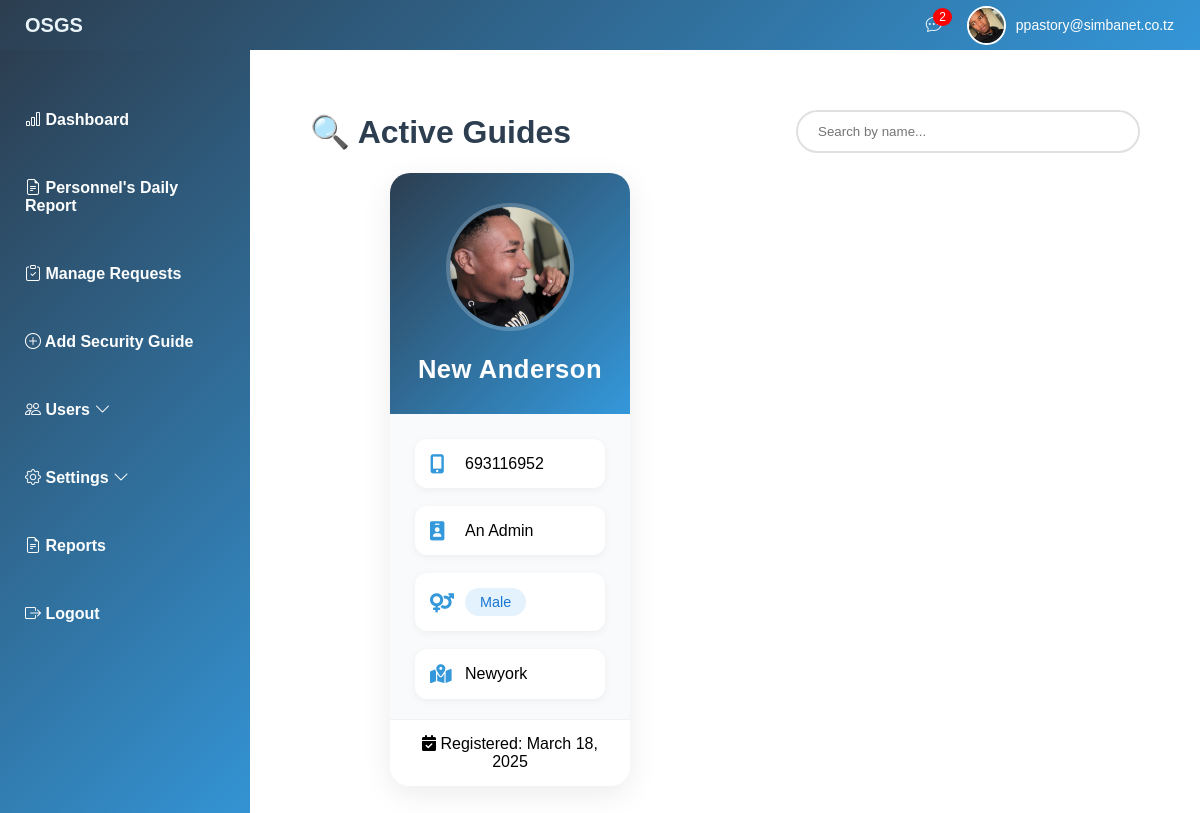
/admin/view_admins.php (signed in), run on the app's committed database.
### tables this page shows
CREATE TABLE `hiring_requests` (
  `BookingNumber` int(20) NOT NULL,
  `id` int(11) NOT NULL,
  `first_name` varchar(100) DEFAULT NULL,
  `last_name` varchar(100) DEFAULT NULL,
  `email` varchar(100) DEFAULT NULL,
  `phone` varchar(20) DEFAULT NULL,
  `requirement_number` int(11) DEFAULT NULL,
  `shift` varchar(50) DEFAULT NULL,
  `gender` varchar(20) DEFAULT NULL,
  `address` text DEFAULT NULL,
  `created_at` timestamp NOT NULL DEFAULT current_timestamp(),
  `requested_date` timestamp NOT NULL DEFAULT current_timestamp(),
  `status` enum('Pending','Approved','Rejected') DEFAULT 'Pending',
  `role` varchar(22) NOT NULL DEFAULT 'personnel',
  `registration_date` date DEFAULT NULL,
  `id_type` varchar(50) DEFAULT NULL,
  `id_number` varchar(50) DEFAULT NULL,
  `id_image` varchar(255) DEFAULT NULL,
  `password` varchar(255) DEFAULT NULL,
  `first_login` tinyint(1) DEFAULT 1,
  `token_display` varchar(255) NOT NULL
);

### admin/view_admins.php (the view, shortened to what this page needs)
<?php include 'header.php'; ?>
<?php include '../db_connection.php'; ?>
<div class="content-header">
    <h2>🔍 Active Guides</h2>
    <div class="search-container">
        <input type="text" id="searchInput" placeholder="Search by name..." class="search-box">
    </div>
</div>
<div class="personnel-grid">
    <?php
    $query = "SELECT
                id,
                CONCAT(first_name, ' ', last_name) AS fullname,
                phone,
                role,
                gender,
                address,
                registration_date,
                id_image
              FROM hiring_requests
              WHERE role = 'admin'
              AND status = 'Approved'
              ORDER BY registration_date DESC";
    $result = mysqli_query($conn, $query);
    if(mysqli_num_rows($result) > 0) {
        while($row = mysqli_fetch_assoc($result)) {
            $genderClass = strtolower($row['gender']);
    ?>
    <div class="personnel-card" data-name="<?= htmlspecialchars(strtolower($row['fullname'])) ?>">
        <div class="card-header">
            <?php if(!empty($row['id_image'])): ?>
            <img src="./<?= htmlspecialchars($row['id_image']) ?>"
                 alt="<?= htmlspecialchars($row['fullname']) ?>"
                 class="id-photo">
            <?php else: ?>
            <div class="id-photo placeholder">
                <i class="fas fa-user-circle"></i>
            </div>
            <?php endif; ?>
            <h3 class="personnel-name"><?= htmlspecialchars($row['fullname']) ?></h3>
        </div>
        <div class="card-body">
            <div class="detail-item">
                <i class="fas fa-mobile-alt"></i>
                <div><?= htmlspecialchars($row['phone']) ?></div>
            </div>
            <div class="detail-item">
                <i class="fas fa-id-badge"></i>
                <div>An <?= htmlspecialchars(ucfirst($row['role'])) ?></div>
            </div>
            <div class="detail-item">
                <i class="fas fa-venus-mars"></i>
                <span class="status-chip <?= $genderClass ?>">
                    <?= htmlspecialchars(ucfirst($row['gender'])) ?>
                </span>
            </div>
            <div class="detail-item">
                <i class="fas fa-map-marked-alt"></i>
                <div><?= htmlspecialchars($row['address']) ?></div>
            </div>
            <div class="registration-date">
                <i class="fas fa-calendar-check"></i>
                Registered: <?= date('F j, Y', strtotime($row['registration_date'])) ?>
            </div>
        </div>
    </div>
    <?php
        }
    } ?>
</div>
<?php include 'footer.php'; ?>

### admin/header.php (shortened to what this page needs)
<?php
include '../db_connection.php';
$userId = $_SESSION['user_id'];
$stmt = $conn->prepare("SELECT email, id_image FROM hiring_requests WHERE id = ?");
$stmt->bind_param("i", $userId);
$stmt->execute();
$result = $stmt->get_result();
$user = $result->fetch_assoc();
$profileImage = !empty($user['id_image']) ? $user['id_image'] : "default-avatar.jpg";
$pendingStmt = $conn->prepare("SELECT COUNT(*) as pending_count FROM hiring_requests WHERE status = 'pending'");
$pendingStmt->execute();
$pendingResult = $pendingStmt->get_result();
$pendingRequests = $pendingResult->fetch_assoc()['pending_count'];
?>
<!DOCTYPE html>
<html lang="en">
<head>
    <link rel="stylesheet" href="styles.css">
    <link rel="stylesheet" href="https://cdnjs.cloudflare.com/ajax/libs/font-awesome/6.0.0/css/all.min.css">
    <link rel="stylesheet" href="https://cdn.jsdelivr.net/npm/bootstrap-icons/font/bootstrap-icons.css">
</head>
<body>
<header class="admin-header">
    <span class="logo">OSGS</span>
    <div class="header-right">
        <div class="notification-icon">
            <i class="bi bi-chat-dots"></i>
            <span class="badge"><?php echo $pendingRequests; ?></span>
        </div>
        <div class="user-profile">
            <img src="<?php echo $profileImage; ?>" alt="User" class="user-image">
            <span class="user-email"><?php echo htmlspecialchars($user['email']); ?></span>
        </div>
    </div>
</header>
<nav class="admin-sidebar">
<ul>
        <li><a href="dashboard.php"><i class="bi bi-bar-chart"></i> Dashboard</a></li>
        <li><a href="daily_report.php"><i class="bi bi-file-earmark-text"></i>  Personnel's Daily Report</a></li>
        <li><a href="hiring_request.php"><i class="bi bi-clipboard-check"></i> Manage Requests</a></li>
        <li><a href="add_security_guide.php"><i class="bi bi-plus-circle"></i> Add Security Guide</a></li>
        <li>
            <a href="#"><i class="bi bi-people"></i> Users <i class="bi bi-chevron-down"></i></a>
        </li>
        <li>
            <a href="#"><i class="bi bi-gear"></i> Settings <i class="bi bi-chevron-down"></i></a>
        </li>
        <li><a href="reports.php"><i class="bi bi-file-earmark-text"></i> Reports</a></li>
        <li><a href="logout.php"><i class="bi bi-box-arrow-right"></i> Logout</a></li>
    </ul>
</nav>
<div class="admin-content">

### admin/styles.css (style rules this page uses)
body { margin: 0; padding: 0; font-family: Arial, sans-serif; display: flex; }
.logo { font-size: 20px; font-weight: bold; }
.admin-header { background: linear-gradient(135deg, #2c3e50 0%, #3498db 100%); color: rgb(233, 244, 248); display: flex; align-items: center; padding: 15px; position: fixed; width: 100%; height: 20px; top: 0; left: 0; z-index: 1000; }
.logo { font-size: 20px; font-weight: bold; margin-left: 10px; }
.header-right { display: flex; align-items: center; gap: 25px; margin-left: auto; }
.notification-icon { position: relative; cursor: pointer; }
.badge { position: absolute; top: -8px; right: -10px; background: red; color: white; border-radius: 50%; padding: 2px 6px; font-size: 12px; }
.user-profile { display: flex; align-items: center; gap: 10px; }
.user-image { width: 35px; height: 35px; border-radius: 50%; object-fit: cover; border: 2px solid white; }
.user-email { color: white; font-size: 14px; }
.admin-sidebar { width: 250px; height: 100vh; background: linear-gradient(135deg, #2c3e50 0%, #3498db 100%); color: #fff; position: fixed; left: 0; top: 50px; padding-top: 20px; transition: 0.3s; z-index: 999; overflow-y: auto; }
.admin-sidebar ul { list-style: none; padding: 0; }
.admin-sidebar ul li { padding: 15px; }
.admin-sidebar ul li a { color: rgb(252, 253, 253); text-decoration: none; font-weight: bolder; display: block; padding: 10px; }
.admin-content { margin-left: 250px; padding: 20px; margin-top: 60px; transition: 0.3s; }

### admin/view_admins.php (style rules this page uses)
.personnel-grid { display: grid; grid-template-columns: repeat(auto-fill, minmax(300px, 1fr)); gap: 25px; padding: 20px; max-width: 1200px; }
.personnel-card { background: #ffffff; border-radius: 15px; box-shadow: 0 6px 20px rgba(0,0,0,0.06); transition: all 0.3s cubic-bezier(0.4, 0, 0.2, 1); }
.card-header { padding: 20px; }
.id-photo { width: 100px; height: 100px; border-width: 3px; }
.personnel-name { font-size: 1.4em; }
.personnel-card { background: #ffffff; border-radius: 20px; box-shadow: 0 8px 30px rgba(0,0,0,0.08); overflow: hidden; transition: all 0.3s cubic-bezier(0.4, 0, 0.2, 1); cursor: pointer; position: relative; }
.card-header { background: linear-gradient(135deg, #2c3e50 0%, #3498db 100%); padding: 30px 20px; text-align: center; position: relative; }
.id-photo { width: 120px; height: 120px; border-radius: 50%; border: 4px solid rgba(255,255,255,0.2); object-fit: cover; margin-bottom: 20px; transition: all 0.3s ease; }
.personnel-name { color: white; margin: 0; font-size: 1.6em; font-weight: 600; letter-spacing: 0.5px; }
.card-body { padding: 25px; background: #f9fafb; }
.detail-item { display: flex; align-items: center; margin-bottom: 18px; padding: 15px; background: white; border-radius: 12px; box-shadow: 0 2px 8px rgba(0,0,0,0.05); }
.detail-item i { width: 35px; font-size: 1.2em; color: #3498db; }
.status-chip { padding: 6px 15px; border-radius: 20px; font-size: 0.9em; font-weight: 500; display: inline-flex; align-items: center; }
.male { background: #e3f2fd; color: #1976d2; }
.registration-date { text-align: center; padding: 15px; background: white; margin: 20px -25px -25px; border-top: 1px solid rgba(0,0,0,0.05); }
.content-header { display: flex; justify-content: space-between; align-items: center; padding: 30px 40px 0; max-width: 1500px; margin: 0 auto; }
.content-header h2 { font-size: 2em; color: #2c3e50; margin: 0; }
.search-box { padding: 12px 20px; border: 2px solid #e0e0e0; border-radius: 30px; width: 300px; transition: all 0.3s ease; }
@media (min-width: 1024px) { .personnel-grid { grid-template-columns: repeat(3, 1fr); margin-left:100px; } }

### data on the page
hiring_requests: id_image (picture), email "ppastory@simbanet.co.tz"
hiring_requests: id_image (picture), fullname "New Anderson", phone "693116952", role "Admin", gender "Male", address "Newyork", registration_date "March 18, 2025"

### other printed values
$pendingRequests "2"
